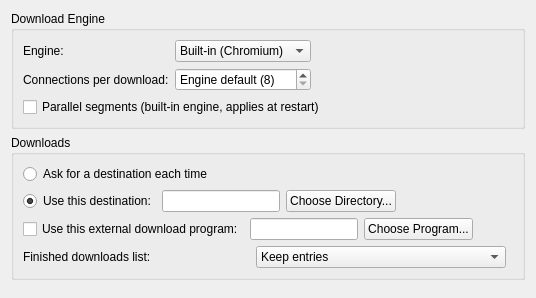
     <widget class="QWidget" name="tab_downloads">
      <layout class="QVBoxLayout" name="downloadsPageLayout">
       <item>
        <widget class="QGroupBox" name="downloadEngineGroup">
         <property name="title">
          <string>Download Engine</string>
         </property>
         <layout class="QGridLayout" name="downloadEngineLayout" columnstretch="0,0,1">
          <item row="0" column="0">
           <widget class="QLabel" name="downloadEngineLabel">
            <property name="text">
             <string>Engine:</string>
            </property>
           </widget>
          </item>
          <item row="0" column="1">
           <widget class="QComboBox" name="downloadEngineCombo">
            <property name="sizePolicy">
             <sizepolicy hsizetype="Maximum" vsizetype="Fixed">
              <horstretch>0</horstretch>
              <verstretch>0</verstretch>
             </sizepolicy>
            </property>
            <property name="accessibleName">
             <string>Download engine</string>
            </property>
            <property name="toolTip">
             <string>Which backend transfers downloads. Accelerated needs a rustdl-enabled build; the external program option below overrides either engine.</string>
            </property>
            <item>
             <property name="text">
              <string>Built-in (Chromium)</string>
             </property>
            </item>
            <item>
             <property name="text">
              <string>Accelerated (Rust)</string>
             </property>
            </item>
           </widget>
          </item>
          <item row="1" column="0">
           <widget class="QLabel" name="downloadConnectionsLabel">
            <property name="text">
             <string>Connections per download:</string>
            </property>
           </widget>
          </item>
          <item row="1" column="1">
           <widget class="QSpinBox" name="downloadConnectionsSpin">
            <property name="accessibleName">
             <string>Connections per download</string>
            </property>
            <property name="toolTip">
             <string>Parallel segments used by the accelerated engine (4-16; 0 = engine default of 8)</string>
            </property>
            <property name="specialValueText">
             <string>Engine default (8)</string>
            </property>
            <property name="maximum">
             <number>16</number>
            </property>
           </widget>
          </item>
          <item row="2" column="0" colspan="3">
           <widget class="QCheckBox" name="downloadParallelSegments">
            <property name="accessibleName">
             <string>Parallel download segments</string>
            </property>
            <property name="toolTip">
             <string>Splits downloads on the built-in (Chromium) engine into parallel byte-range requests when the server accepts ranges. The engine flag latches at startup, so the change applies on the next launch; it also applies in Tor windows where the engine path stays proxied.</string>
            </property>
            <property name="text">
             <string>Parallel segments (built-in engine, applies at restart)</string>
            </property>
           </widget>
          </item>
         </layout>
        </widget>
       </item>
       <item>
        <widget class="QGroupBox" name="groupBox_2">
         <property name="title">
          <string>Downloads</string>
         </property>
         <layout class="QVBoxLayout" name="verticalLayout_2">
          <item>
           <widget class="QRadioButton" name="downloadAsk">
            <property name="text">
             <string>Ask for a destination each time</string>
            </property>
           </widget>
          </item>
          <item>
           <layout class="QHBoxLayout" name="horizontalLayout">
            <item>
             <widget class="QRadioButton" name="downloadDestination">
              <property name="text">
               <string>Use this destination:</string>
              </property>
              <property name="checked">
               <bool>true</bool>
              </property>
             </widget>
            </item>
            <item>
             <widget class="QLineEdit" name="downloadsLocation">
              <property name="maximumSize">
               <size>
                <width>480</width>
                <height>16777215</height>
               </size>
              </property>
              <property name="layoutDirection">
               <enum>Qt::LeftToRight</enum>
              </property>
              <property name="accessibleName">
               <string>Download directory</string>
              </property>
             </widget>
            </item>
            <item>
             <widget class="QPushButton" name="downloadDirectoryButton">
              <property name="sizePolicy">
               <sizepolicy hsizetype="Maximum" vsizetype="Fixed">
                <horstretch>0</horstretch>
                <verstretch>0</verstretch>
               </sizepolicy>
              </property>
              <property name="text">
               <string>Choose Directory...</string>
              </property>
             </widget>
            </item>
            <item>
             <spacer name="downloadsLocationSpacer">
              <property name="orientation">
               <enum>Qt::Horizontal</enum>
              </property>
              <property name="sizeHint" stdset="0">
               <size>
                <width>40</width>
                <height>20</height>
               </size>
              </property>
             </spacer>
            </item>
           </layout>
          </item>
          <item>
           <layout class="QHBoxLayout" name="horizontalLayout_2">
            <item>
             <widget class="QCheckBox" name="externalDownloadButton">
              <property name="text">
               <string>Use this external download program:</string>
              </property>
             </widget>
            </item>
            <item>
             <widget class="QLineEdit" name="externalDownloadPath">
              <property name="maximumSize">
               <size>
                <width>480</width>
                <height>16777215</height>
               </size>
              </property>
              <property name="accessibleName">
               <string>External download program</string>
              </property>
             </widget>
            </item>
            <item>
             <widget class="QPushButton" name="externalDownloadBrowse">
              <property name="sizePolicy">
               <sizepolicy hsizetype="Maximum" vsizetype="Fixed">
                <horstretch>0</horstretch>
                <verstretch>0</verstretch>
               </sizepolicy>
              </property>
              <property name="text">
               <string>Choose Program...</string>
              </property>
             </widget>
            </item>
            <item>
             <spacer name="externalDownloadSpacer">
              <property name="orientation">
               <enum>Qt::Horizontal</enum>
              </property>
              <property name="sizeHint" stdset="0">
               <size>
                <width>40</width>
                <height>20</height>
               </size>
              </property>
             </spacer>
            </item>
           </layout>
          </item>
          <item>
           <layout class="QHBoxLayout" name="downloadCleanupLayout">
            <item>
             <widget class="QLabel" name="downloadCleanupLabel">
              <property name="text">
               <string>Finished downloads list:</string>
              </property>
             </widget>
            </item>
            <item>
             <widget class="QComboBox" name="downloadCleanupCombo">
              <property name="sizePolicy">
               <sizepolicy hsizetype="Maximum" vsizetype="Fixed">
                <horstretch>0</horstretch>
                <verstretch>0</verstretch>
               </sizepolicy>
              </property>
              <property name="accessibleName">
               <string>Finished downloads list cleanup policy</string>
              </property>
              <item>
               <property name="text">
                <string>Keep entries</string>
               </property>
              </item>
              <item>
               <property name="text">
                <string>Clear on application exit</string>
               </property>
              </item>
              <item>
               <property name="text">
                <string>Remove each download when it finishes</string>
               </property>
              </item>
             </widget>
            </item>
            <item>
             <spacer name="downloadCleanupSpacer">
              <property name="orientation">
               <enum>Qt::Horizontal</enum>
              </property>
             </spacer>
            </item>
           </layout>
          </item>
         </layout>
        </widget>
       </item>
       <item>
        <spacer name="downloadsPageSpacer">
         <property name="orientation">
          <enum>Qt::Vertical</enum>
         </property>
        </spacer>
       </item>
      </layout>
     </widget>
